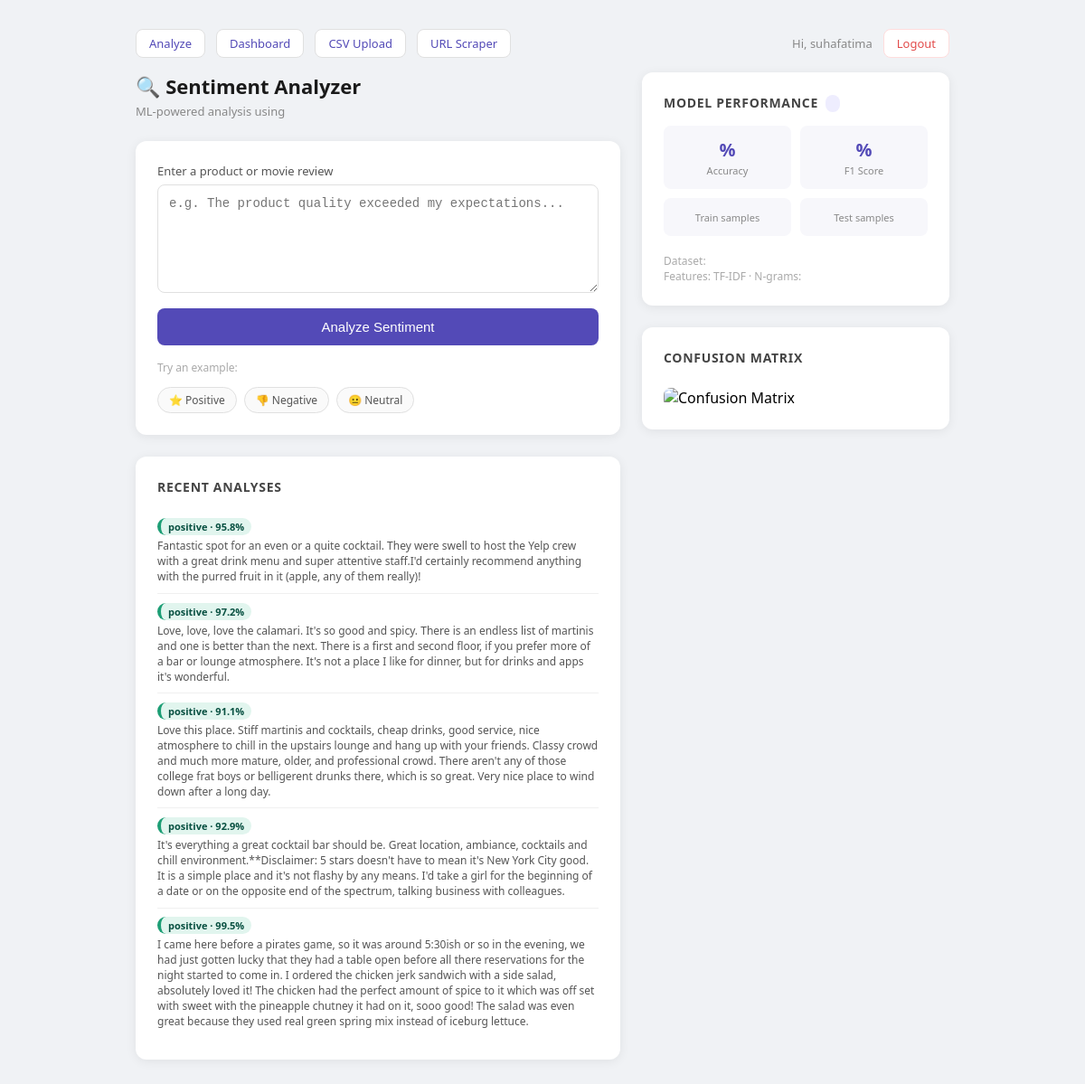
Screenshot of / (signed in) with the database file from the repository.
### app.py (models this page shows)
class User(UserMixin, db.Model):
    id       = db.Column(db.Integer, primary_key=True)
    username = db.Column(db.String(80), unique=True, nullable=False)
    email    = db.Column(db.String(120), unique=True, nullable=False)
    password = db.Column(db.String(200), nullable=False)
    analyses = db.relationship('Analysis', backref='user', lazy=True)

class Analysis(db.Model):
    id         = db.Column(db.Integer, primary_key=True)
    text       = db.Column(db.Text, nullable=False)
    sentiment  = db.Column(db.String(20), nullable=False)
    confidence = db.Column(db.Float, nullable=False)
    created_at = db.Column(db.DateTime, default=datetime.utcnow)
    user_id    = db.Column(db.Integer, db.ForeignKey('user.id'), nullable=False)

### app.py (the view, shortened to what this page needs)
@app.route('/', methods=['GET','POST'])
@login_required
def index():
    result = None; review = ''; confidence = None
    history = Analysis.query.filter_by(user_id=current_user.id)\
                            .order_by(Analysis.created_at.desc()).limit(5).all()
    return render_template('index.html', result=result, review=review,
                           confidence=confidence, metadata=metadata, history=history)

### app.py (called while the page is built)
@login_manager.user_loader
def load_user(user_id):
    return User.query.get(int(user_id))

### templates/index.html (shortened to what this page needs)
<!DOCTYPE html>
<html lang="en">
<head>
</head>
<body>
<div style="max-width:900px;margin:0 auto;padding:0 0 1rem">
  <nav style="display:flex;gap:12px;align-items:center">
    <a href="/">Analyze</a>
    <a href="/dashboard">Dashboard</a>
    <a href="/upload">CSV Upload</a>
    <a href="/scrape">URL Scraper</a>
    <span style="margin-left:auto;font-size:13px;color:#888">Hi, {{ current_user.username }}</span>
    <a href="/logout" style="color:#E24B4A;border-color:#fdd">Logout</a>
  </nav>
</div>
<div class="page">
  <div>
    <h1>🔍 Sentiment Analyzer</h1>
    <p class="sub">ML-powered analysis using {{ metadata.dataset }}</p>
    <div class="card">
      <form method="POST">
        <label style="font-size:13px;color:#555;display:block;margin-bottom:6px">Enter a product or movie review</label>
        <textarea name="review" placeholder="e.g. The product quality exceeded my expectations..." required>{{ review }}</textarea>
        <button type="submit">Analyze Sentiment</button>
      </form>
      <div style="margin-top:1rem">
        <p style="font-size:12px;color:#aaa;margin-bottom:6px">Try an example:</p>
        <div class="chips">
          <span class="chip" onclick="fill('Absolutely love this product, exceeded all expectations!')">⭐ Positive</span>
          <span class="chip" onclick="fill('Terrible quality, broke after two days, waste of money.')">👎 Negative</span>
          <span class="chip" onclick="fill('It is okay, works as expected, nothing special.')">😐 Neutral</span>
        </div>
      </div>
    </div>
    {% if history %}
    <div class="card">
      <h2>Recent analyses</h2>
      {% for h in history %}
      <div class="hist-item">
        <span class="hist-label {{ h.sentiment }}">{{ h.sentiment }} · {{ h.confidence }}%</span>
        <div class="hist-text">{{ h.text }}</div>
      </div>
      {% endfor %}
    </div>
    {% endif %}
  </div>
  <div>
    <div class="card">
      <h2>Model performance <span class="badge">{{ metadata.model_name }}</span></h2>
      <div class="stats">
        <div class="stat">
          <div class="val">{{ metadata.accuracy }}%</div>
          <div class="lbl">Accuracy</div>
        </div>
        <div class="stat">
          <div class="val">{{ metadata.f1_score }}%</div>
          <div class="lbl">F1 Score</div>
        </div>
        <div class="stat">
          <div class="lbl">Train samples</div>
        </div>
        <div class="stat">
          <div class="lbl">Test samples</div>
        </div>
      </div>
      <div style="font-size:12px;color:#aaa">
        Dataset: {{ metadata.dataset }}<br>
        Features: {{ metadata.features }} TF-IDF · N-grams: {{ metadata.ngrams }}
      </div>
    </div>
    <div class="card">
      <h2>Confusion matrix</h2>
      <img src="/static/confusion_matrix.png" class="cm-img" alt="Confusion Matrix">
    </div>
  </div>
</div>
</body>
</html>

### templates/index.html (style rules this page uses)
* { box-sizing:border-box;margin:0;padding:0 }
body { font-family:'Segoe UI',sans-serif;background:#f0f2f5;padding:2rem 1rem }
.page { max-width:900px;margin:0 auto;display:grid;grid-template-columns:1fr 340px;gap:1.5rem }
h1 { font-size:22px;color:#1a1a1a;margin-bottom:4px }
.sub { font-size:13px;color:#888;margin-bottom:1.5rem }
.card { background:white;border-radius:12px;padding:1.5rem;box-shadow:0 2px 12px rgba(0,0,0,0.07);margin-bottom:1.5rem }
.card h2 { font-size:14px;font-weight:600;color:#444;margin-bottom:1rem;text-transform:uppercase;letter-spacing:.05em }
textarea { width:100%;border:1.5px solid #e0e0e0;border-radius:8px;padding:12px;font-size:14px;resize:vertical;min-height:120px }
button { margin-top:12px;width:100%;padding:12px;background:#534AB7;color:white;border:none;border-radius:8px;font-size:15px;cursor:pointer }
.positive { background:#e1f5ee;border-left:4px solid #1D9E75 }
.stats { display:grid;grid-template-columns:1fr 1fr;gap:10px;margin-bottom:1.2rem }
.stat { background:#f7f7fb;border-radius:8px;padding:.8rem 1rem;text-align:center }
.stat .val { font-size:20px;font-weight:700;color:#534AB7 }
.stat .lbl { font-size:11px;color:#888;margin-top:2px }
.cm-img { width:100%;border-radius:8px;margin-top:.5rem }
.chips { display:flex;flex-wrap:wrap;gap:8px;margin-top:.8rem }
.chip { font-size:12px;padding:5px 12px;border-radius:20px;border:1px solid #e0e0e0;cursor:pointer;color:#555;background:#fafafa }
.hist-item { padding:.6rem 0;border-bottom:.5px solid #f0f0f0;font-size:13px }
.hist-item:last-child { border-bottom:none }
.hist-label { display:inline-block;padding:2px 8px;border-radius:10px;font-size:11px;font-weight:600;margin-bottom:3px }
.hist-label.positive { background:#e1f5ee;color:#085041 }
.hist-text { color:#555;font-size:12px }
.badge { font-size:11px;padding:2px 8px;border-radius:10px;background:#eeedfe;color:#3C3489;margin-left:8px;font-weight:500 }
nav a { font-size:13px;color:#534AB7;text-decoration:none;padding:6px 14px;border-radius:8px;border:1px solid #e0e0e0;background:white }

### rows the page displays
User: username "suhafatima"
Analysis: sentiment "positive", confidence "95.8", text "Fantastic spot for an even or a quite cocktail. They were swell to host the Yelp crew with a great drink menu and super attentive staff.I'd certainly recommend anything with the purred fruit in it (apple, any of them really)!"
Analysis: sentiment "positive", confidence "97.2", text "Love, love, love the calamari. It's so good and spicy. There is an endless list of martinis and one is better than the next. There is a first and second floor, if you prefer more of a bar or lounge atmosphere. It's not a place I like for dinner, but for drinks and apps it's wonderful."
Analysis: sentiment "positive", confidence "91.1", text "Love this place. Stiff martinis and cocktails, cheap drinks, good service, nice atmosphere to chill in the upstairs lounge and hang up with your friends. Classy crowd and much more mature, older, and professional crowd. There aren't any of those college frat boys or belligerent drunks there, which is so great. Very nice place to wind down after a long day."
Analysis: sentiment "positive", confidence "92.9", text "It's everything a great cocktail bar should be. Great location, ambiance, cocktails and chill environment.**Disclaimer: 5 stars doesn't have to mean it's New York City good. It is a simple place and it's not flashy by any means. I'd take a girl for the beginning of a date or on the opposite end of the spectrum, talking business with colleagues."
Analysis: sentiment "positive", confidence "99.5", text "I came here before a pirates game, so it was around 5:30ish or so in the evening, we had just gotten lucky that they had a table open before all there reservations for the night started to come in. I ordered the chicken jerk sandwich with a side salad, absolutely loved it! The chicken had the perfect amount of spice to it which was off set with sweet with the pineapple chutney it had on it, sooo good! The salad was even great because they used real green spring mix instead of iceburg lettuce."
